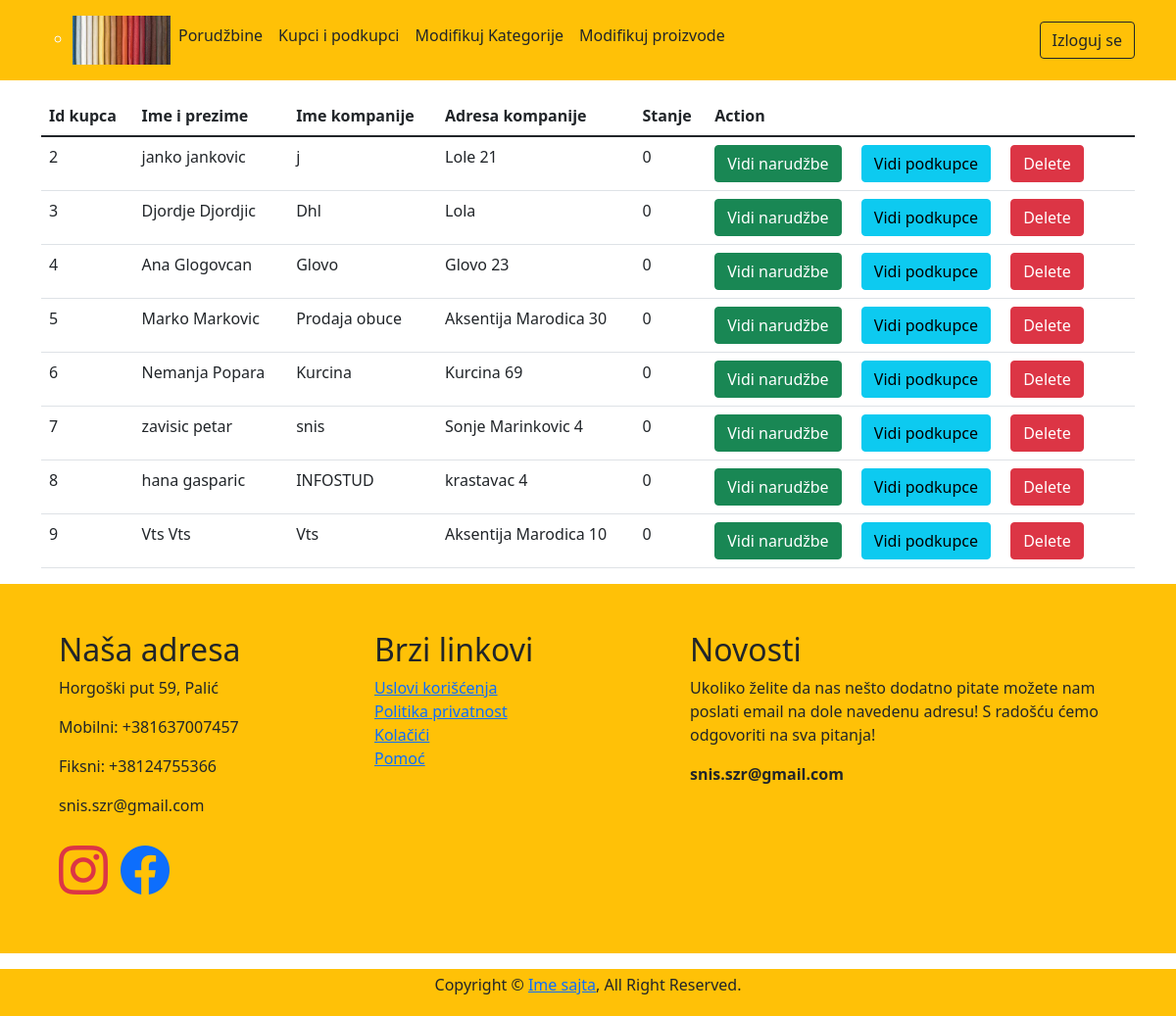
The page /admin/customer_customerLocal.php (signed in) on the database its author committed.
### tables this page shows
CREATE TABLE `customer` (
  `id_customer` int(11) NOT NULL,
  `name` varchar(30) NOT NULL,
  `lastname` varchar(30) NOT NULL,
  `email` varchar(30) NOT NULL,
  `email_status` varchar(30) NOT NULL,
  `activation_code` varchar(15) NOT NULL,
  `password` varchar(255) NOT NULL,
  `company_name` varchar(50) NOT NULL,
  `company_address` varchar(50) NOT NULL,
  `id_city` int(11) NOT NULL,
  `balance` int(11) NOT NULL,
  `pib` int(10) NOT NULL,
  `mobile_phone` varchar(20) NOT NULL
);

### admin/customer_customerLocal.php (the view, shortened to what this page needs)
<?php
require_once "../database/db_config.php";
?>
<!doctype html>
<html lang="en">
<head>
    <link href="https://cdn.jsdelivr.net/npm/bootstrap@5.1.3/dist/css/bootstrap.min.css" rel="stylesheet">
    <link rel="stylesheet" href="https://cdn.jsdelivr.net/npm/bootstrap-icons@1.7.2/font/bootstrap-icons.css">
</head>
<body>
    <header class="p-3 bg-warning text-light mb-3">
        <div class="container">
            <div class="d-flex flex-wrap align-items-center justify-content-center justify-content-lg-start" id="navbarNav">
                <ul class="nav col-12 col-lg-auto me-lg-auto mb-2 justify-content-center mb-md-0">
                    <ul>
                        <li><img src="../img/logo.jpg" alt="Logo" style="width: 100px;height: 50px"></li>
                    </ul>
                    <li><a href="admin-panel.php" class="nav-link px-2 text-dark">Porudžbine</a></li>
                    <li><a href="customer_customerLocal.php" class="nav-link px-2 text-dark">Kupci i podkupci</a></li>
                    <li><a href="admin-editCategory.php" class="nav-link px-2 text-dark">Modifikuj Kategorije</a></li>
                    <li><a href="admin-editProducts.php" class="nav-link px-2 text-dark">Modifikuj proizvode</a></li>
                </ul>
                <div class="text-end">
                    <a href="admin-logout.php" class="btn btn-outline-dark">Izloguj se</a>
                </div>
            </div>
        </div>
    </header>
    <div class="container">
        <?php
        $sql = "SELECT id_customer, name, lastname, company_name, company_address, balance FROM customer";
        $query = $connection->prepare($sql);
        $query->execute();
        $results = $query->fetchAll(PDO::FETCH_OBJ);
        ?>
        <div class="row justify-content-center">
		<div class="table-responsive">
            <table class="table">
                <thead>
                    <tr>
                        <th>Id kupca</th>
                        <th>Ime i prezime</th>
                        <th>Ime kompanije</th>
                        <th>Adresa kompanije</th>
                        <th>Stanje</th>
                        <th colspan="2">Action</th>
                    </tr>
                </thead>
                <?php
                if ($query->rowCount() > 0) : ?>
                    <?php foreach ($results as $result) { ?>
                        <tr>
                            <td><?php echo $result->id_customer ?></td>
                            <td><?php echo $result->name . " " . $result->lastname ?></td>
                            <td><?php echo $result->company_name ?></td>
                            <td><?php echo $result->company_address ?></td>
                            <td><?php echo $result->balance ?></td>
                            <td>
                                <a href="show_customerOrders.php?id_customer=<?php echo $result->id_customer; ?>" class="btn btn-success me-3">Vidi narudžbe</a>
                                <a href="show_customerLocals.php?id_customer=<?php echo $result->id_customer; ?>" class="btn btn-info me-3">Vidi podkupce</a>
                                <a href="customer_customerLocal.php?delete=<?php echo $result->id_customer; ?>" class="btn btn-danger">Delete</a>
                            </td>
                        </tr>
                    <?php } ?>
                <?php endif; ?>
            </table>
 </div>
        </div>
    </div>
    <?php
    include '../partials/footer.php';
    ?>
</body>
</html>

### footer.php
<div class="footer bg-warning p-5" id="footer">
    <div class="container">
        <div class="row">
            <div class="col-lg-7">
                <div class="row">
                    <div class="col-md-6">
                        <div class="footer-contact">
                            <h2>Naša adresa</h2>
                            <p><i class="fa fa-map-marker-alt"></i>Horgoški put 59, Palić</p>
                            <p>Mobilni: <i class="fa fa-phone-alt"></i>+381637007457</p>
                            <p>Fiksni: <i class="fa fa-phone-alt"></i>+38124755366</p>
                            <p><i class="fa fa-envelope"></i>snis.szr@gmail.com</p>
                            <div class="footer-social" style="font-size: 50px">
                                <a href="https://www.instagram.com/triballi_leather/" target="_blank" class="text-danger"><i class="bi bi-instagram"></i></a>
                                <a href="https://www.facebook.com/snis.szr/" target="_blank"><i class="bi bi-facebook"></i></a>
                            </div>
                        </div>
                    </div>
                    <div class="col-md-6">
                        <div class="footer-link">
                            <h2>Brzi linkovi</h2>
                            <a href="">Uslovi korišćenja</a><br>
                            <a href="">Politika privatnost</a><br>
                            <a href="">Kolačići</a><br>
                            <a href="">Pomoć</a><br>
                        </div>
                    </div>
                </div>
            </div>
            <div class="col-lg-5">
                <div class="footer-newsletter">
                    <h2>Novosti</h2>
                    <p>
                    	Ukoliko želite da nas nešto dodatno pitate možete nam poslati email na dole navedenu adresu! S radošću ćemo odgovoriti na sva pitanja!
                    </p>
                    <div>
                       	<p>
                        <b> snis.szr@gmail.com </b>
                    	</p>
                    </div>
                </div>
            </div>
        </div>
    </div>
</div>
<div class="copyright mt-3 bg-warning">
    <div class="container p-1" style="text-align: center">
        <p>Copyright &copy; <a href="#">Ime sajta</a>, All Right Reserved.</p>
    </div>
</div>

### rows shown on the page
customer: id_customer "2", name "janko", lastname "jankovic", company_name "j", company_address "Lole 21", balance "0"
customer: id_customer "3", name "Djordje", lastname "Djordjic", company_name "Dhl", company_address "Lola", balance "0"
customer: id_customer "4", name "Ana", lastname "Glogovcan", company_name "Glovo", company_address "Glovo 23", balance "0"
customer: id_customer "5", name "Marko", lastname "Markovic", company_name "Prodaja obuce", company_address "Aksentija Marodica 30", balance "0"
customer: id_customer "6", name "Nemanja", lastname "Popara", company_name "Kurcina", company_address "Kurcina 69", balance "0"
customer: id_customer "7", name "zavisic", lastname "petar", company_name "snis", company_address "Sonje Marinkovic 4", balance "0"
customer: id_customer "8", name "hana", lastname "gasparic", company_name "INFOSTUD", company_address "krastavac 4", balance "0"
customer: id_customer "9", name "Vts", lastname "Vts", company_name "Vts", company_address "Aksentija Marodica 10", balance "0"
